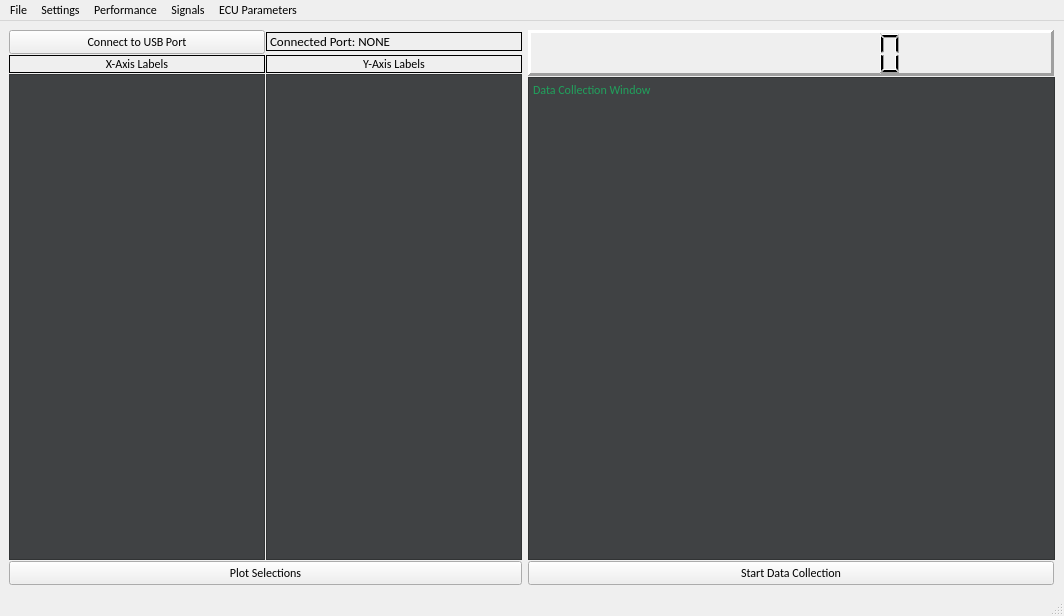
<?xml version="1.0" encoding="UTF-8"?>
<ui version="4.0">
 <class>DAQWindow</class>
 <widget class="QMainWindow" name="DAQWindow">
  <property name="geometry">
   <rect>
    <x>0</x>
    <y>0</y>
    <width>1064</width>
    <height>616</height>
   </rect>
  </property>
  <property name="font">
   <font>
    <family>Calibri</family>
   </font>
  </property>
  <property name="windowTitle">
   <string>MainWindow</string>
  </property>
  <widget class="QWidget" name="centralwidget">
   <layout class="QHBoxLayout" name="horizontalLayout_2">
    <item>
     <layout class="QHBoxLayout" name="horizontalLayout">
      <item>
       <layout class="QVBoxLayout" name="verticalLayout">
        <item>
         <layout class="QGridLayout" name="gridLayout">
          <property name="spacing">
           <number>1</number>
          </property>
          <item row="3" column="0" colspan="2">
           <widget class="QPushButton" name="pushButton_Plot_Selections">
            <property name="sizePolicy">
             <sizepolicy hsizetype="Preferred" vsizetype="Fixed">
              <horstretch>0</horstretch>
              <verstretch>0</verstretch>
             </sizepolicy>
            </property>
            <property name="toolTip">
             <string>Produces a plot window with axis labels matching the current selections.</string>
            </property>
            <property name="text">
             <string>Plot Selections</string>
            </property>
           </widget>
          </item>
          <item row="2" column="0">
           <widget class="QListView" name="listView_x_labels">
            <property name="sizePolicy">
             <sizepolicy hsizetype="Maximum" vsizetype="MinimumExpanding">
              <horstretch>0</horstretch>
              <verstretch>0</verstretch>
             </sizepolicy>
            </property>
            <property name="minimumSize">
             <size>
              <width>0</width>
              <height>0</height>
             </size>
            </property>
            <property name="maximumSize">
             <size>
              <width>256</width>
              <height>16777215</height>
             </size>
            </property>
            <property name="toolTip">
             <string>Displays available x-axis labels.</string>
            </property>
            <property name="styleSheet">
             <string notr="true">background-color: rgb(64, 66, 68);
font: 90 10pt &quot;Courier New&quot;;
color: rgb(0, 255, 115);</string>
            </property>
           </widget>
          </item>
          <item row="0" column="1">
           <widget class="QLabel" name="label_Connected_Port">
            <property name="sizePolicy">
             <sizepolicy hsizetype="Preferred" vsizetype="Fixed">
              <horstretch>0</horstretch>
              <verstretch>0</verstretch>
             </sizepolicy>
            </property>
            <property name="font">
             <font>
              <pointsize>10</pointsize>
             </font>
            </property>
            <property name="frameShape">
             <enum>QFrame::Box</enum>
            </property>
            <property name="text">
             <string>Connected Port: NONE</string>
            </property>
           </widget>
          </item>
          <item row="2" column="1">
           <widget class="QListView" name="listView_y_labels">
            <property name="sizePolicy">
             <sizepolicy hsizetype="Maximum" vsizetype="MinimumExpanding">
              <horstretch>0</horstretch>
              <verstretch>0</verstretch>
             </sizepolicy>
            </property>
            <property name="minimumSize">
             <size>
              <width>0</width>
              <height>0</height>
             </size>
            </property>
            <property name="maximumSize">
             <size>
              <width>256</width>
              <height>16777215</height>
             </size>
            </property>
            <property name="toolTip">
             <string>Displays available y-axis labels.</string>
            </property>
            <property name="styleSheet">
             <string notr="true">background-color: rgb(64, 66, 68);
font: 90 10pt &quot;Courier New&quot;;
color: rgb(0, 255, 115);</string>
            </property>
           </widget>
          </item>
          <item row="0" column="0">
           <widget class="QPushButton" name="pushButton_Connect_To_USB_Port">
            <property name="sizePolicy">
             <sizepolicy hsizetype="Preferred" vsizetype="Fixed">
              <horstretch>0</horstretch>
              <verstretch>0</verstretch>
             </sizepolicy>
            </property>
            <property name="text">
             <string>Connect to USB Port</string>
            </property>
           </widget>
          </item>
          <item row="1" column="0">
           <widget class="QLabel" name="label">
            <property name="sizePolicy">
             <sizepolicy hsizetype="Preferred" vsizetype="Fixed">
              <horstretch>0</horstretch>
              <verstretch>0</verstretch>
             </sizepolicy>
            </property>
            <property name="frameShape">
             <enum>QFrame::Box</enum>
            </property>
            <property name="text">
             <string>X-Axis Labels</string>
            </property>
            <property name="alignment">
             <set>Qt::AlignCenter</set>
            </property>
           </widget>
          </item>
          <item row="1" column="1">
           <widget class="QLabel" name="label_2">
            <property name="sizePolicy">
             <sizepolicy hsizetype="Preferred" vsizetype="Fixed">
              <horstretch>0</horstretch>
              <verstretch>0</verstretch>
             </sizepolicy>
            </property>
            <property name="frameShape">
             <enum>QFrame::Box</enum>
            </property>
            <property name="text">
             <string>Y-Axis Labels</string>
            </property>
            <property name="alignment">
             <set>Qt::AlignCenter</set>
            </property>
           </widget>
          </item>
         </layout>
        </item>
       </layout>
      </item>
      <item>
       <layout class="QVBoxLayout" name="verticalLayout_3">
        <item>
         <layout class="QGridLayout" name="gridLayout_2">
          <property name="spacing">
           <number>1</number>
          </property>
          <item row="2" column="0">
           <widget class="QPushButton" name="pushButton_Toggle_Collection">
            <property name="sizePolicy">
             <sizepolicy hsizetype="MinimumExpanding" vsizetype="Fixed">
              <horstretch>0</horstretch>
              <verstretch>0</verstretch>
             </sizepolicy>
            </property>
            <property name="toolTip">
             <string>Toggles data collection on or off.</string>
            </property>
            <property name="text">
             <string>Start Data Collection</string>
            </property>
           </widget>
          </item>
          <item row="1" column="0" colspan="2">
           <widget class="QTextEdit" name="textEdit_Collection_Window">
            <property name="sizePolicy">
             <sizepolicy hsizetype="MinimumExpanding" vsizetype="MinimumExpanding">
              <horstretch>0</horstretch>
              <verstretch>0</verstretch>
             </sizepolicy>
            </property>
            <property name="minimumSize">
             <size>
              <width>512</width>
              <height>256</height>
             </size>
            </property>
            <property name="toolTip">
             <string>Displays incoming data values.</string>
            </property>
            <property name="styleSheet">
             <string notr="true">background-color: rgb(64, 66, 68);
font: 90 10pt &quot;Courier New&quot;;
color: rgb(0, 255, 115);</string>
            </property>
            <property name="placeholderText">
             <string>Data Collection Window</string>
            </property>
           </widget>
          </item>
          <item row="0" column="0">
           <widget class="QLCDNumber" name="lcdNumber_numDataPoints">
            <property name="sizePolicy">
             <sizepolicy hsizetype="Preferred" vsizetype="Minimum">
              <horstretch>0</horstretch>
              <verstretch>0</verstretch>
             </sizepolicy>
            </property>
            <property name="minimumSize">
             <size>
              <width>0</width>
              <height>46</height>
             </size>
            </property>
            <property name="frameShape">
             <enum>QFrame::Panel</enum>
            </property>
            <property name="lineWidth">
             <number>3</number>
            </property>
            <property name="smallDecimalPoint">
             <bool>false</bool>
            </property>
            <property name="digitCount">
             <number>10</number>
            </property>
            <property name="segmentStyle">
             <enum>QLCDNumber::Filled</enum>
            </property>
           </widget>
          </item>
         </layout>
        </item>
       </layout>
      </item>
     </layout>
    </item>
   </layout>
  </widget>
  <widget class="QMenuBar" name="menubar">
   <property name="geometry">
    <rect>
     <x>0</x>
     <y>0</y>
     <width>1064</width>
     <height>26</height>
    </rect>
   </property>
   <widget class="QMenu" name="menuFile">
    <property name="title">
     <string>File</string>
    </property>
    <addaction name="actionSave_As"/>
    <addaction name="actionClear"/>
   </widget>
   <widget class="QMenu" name="menuPerformance">
    <property name="title">
     <string>Performance</string>
    </property>
    <widget class="QMenu" name="menuCollection_Window">
     <property name="title">
      <string>Collection Window</string>
     </property>
     <addaction name="actionCollection_Window_Autoscroll"/>
     <addaction name="actionCollection_Window_Display_Values"/>
     <addaction name="actionCollection_Window_Frame_Rate"/>
     <addaction name="actionCollection_Window_Syntax_Highlighting"/>
    </widget>
    <widget class="QMenu" name="menuPlotting">
     <property name="title">
      <string>Plotting </string>
     </property>
     <addaction name="actionPlotting_Anti_aliasing"/>
     <addaction name="actionPlotting_Frame_Rate"/>
    </widget>
    <addaction name="menuCollection_Window"/>
    <addaction name="separator"/>
    <addaction name="menuPlotting"/>
   </widget>
   <widget class="QMenu" name="menuSignals">
    <property name="title">
     <string>Signals</string>
    </property>
    <widget class="QMenu" name="menuPredefined_Commands">
     <property name="title">
      <string>Predefined Commands</string>
     </property>
     <addaction name="actionPredefined_Commands_Reset"/>
     <addaction name="actionStart_Data_Transmission"/>
     <addaction name="actionEnd_Data_Transmission"/>
    </widget>
    <addaction name="actionCommand_Window"/>
    <addaction name="menuPredefined_Commands"/>
   </widget>
   <widget class="QMenu" name="menuSettings">
    <property name="title">
     <string>Settings</string>
    </property>
    <addaction name="actionPlotting_Defaults"/>
    <addaction name="separator"/>
    <addaction name="actionCollection_Defaults"/>
    <addaction name="actionRefresh_Rate"/>
   </widget>
   <widget class="QMenu" name="menuParameters">
    <property name="title">
     <string>ECU Parameters</string>
    </property>
    <widget class="QMenu" name="menuAFR_Feedback">
     <property name="title">
      <string>AFR Feedback</string>
     </property>
     <addaction name="actionAFR_Feedback_K_p"/>
     <addaction name="actionAFR_Feedback_K_d"/>
    </widget>
    <widget class="QMenu" name="menuRPM_Feedback">
     <property name="title">
      <string>RPM Feedback</string>
     </property>
     <addaction name="actionRPM_Feedback_K_p"/>
     <addaction name="actionRPM_Feedback_K_d"/>
    </widget>
    <addaction name="menuAFR_Feedback"/>
    <addaction name="menuRPM_Feedback"/>
    <addaction name="actionAFR_Table"/>
    <addaction name="actionCold_Start_Adjustment"/>
   </widget>
   <addaction name="menuFile"/>
   <addaction name="menuSettings"/>
   <addaction name="menuPerformance"/>
   <addaction name="menuSignals"/>
   <addaction name="menuParameters"/>
  </widget>
  <widget class="QStatusBar" name="statusbar"/>
  <action name="actionSave_As">
   <property name="text">
    <string>Save As</string>
   </property>
   <property name="toolTip">
    <string>Save all collected data in a file of your choosing.</string>
   </property>
  </action>
  <action name="actionAutoscroll">
   <property name="checkable">
    <bool>true</bool>
   </property>
   <property name="text">
    <string>Autoscroll</string>
   </property>
  </action>
  <action name="actionDisplay_Values">
   <property name="checkable">
    <bool>true</bool>
   </property>
   <property name="text">
    <string>Display Values</string>
   </property>
  </action>
  <action name="actionCommand_Window">
   <property name="text">
    <string>Command Window</string>
   </property>
   <property name="toolTip">
    <string>Open a command window from which the user can send command codes to the controller.</string>
   </property>
  </action>
  <action name="actionPlotting_Defaults">
   <property name="text">
    <string>Plotting Defaults</string>
   </property>
   <property name="toolTip">
    <string>Specify default plotting parameters used when a new plot window is created.</string>
   </property>
  </action>
  <action name="actionCollection_Defaults">
   <property name="text">
    <string>Collection Defaults</string>
   </property>
   <property name="toolTip">
    <string>Specify default collection parameters used when opening the DAQ window.</string>
   </property>
  </action>
  <action name="actionRefresh_Rate">
   <property name="text">
    <string>Refresh Rate</string>
   </property>
   <property name="toolTip">
    <string>Specify the refresh rate for the data collection system. This controls how often the system checks to see if new data has arrived.</string>
   </property>
  </action>
  <action name="actionPlot_Anti_aliasing">
   <property name="checkable">
    <bool>true</bool>
   </property>
   <property name="text">
    <string>Plot Anti-aliasing</string>
   </property>
  </action>
  <action name="actionAFR_Feedback_K_d">
   <property name="text">
    <string>K_d</string>
   </property>
   <property name="toolTip">
    <string>Specify the K_d value for O2 sensor feedback control</string>
   </property>
  </action>
  <action name="actionAFR_Feedback_K_p">
   <property name="text">
    <string>K_p</string>
   </property>
   <property name="toolTip">
    <string>Specify the K_p value for O2 sensor feedback control.</string>
   </property>
  </action>
  <action name="actionRPM_Feedback_K_p">
   <property name="text">
    <string>K_p</string>
   </property>
   <property name="toolTip">
    <string>Specify the K_p value for RPM feedback control.</string>
   </property>
  </action>
  <action name="actionRPM_Feedback_K_d">
   <property name="text">
    <string>K_d</string>
   </property>
   <property name="toolTip">
    <string>Specify the K_p value for RPM feedback control.</string>
   </property>
  </action>
  <action name="actionAFR_Table">
   <property name="text">
    <string>AFR Table</string>
   </property>
   <property name="toolTip">
    <string>Open the AFR Table currently stored on the controller for viewing or editting.</string>
   </property>
  </action>
  <action name="actionCold_Start_Adjustment">
   <property name="text">
    <string>Cold Start Adjustment</string>
   </property>
   <property name="toolTip">
    <string>Open a window for specifying cold star adjustment.</string>
   </property>
  </action>
  <action name="actionCollection_Window_Autoscroll">
   <property name="checkable">
    <bool>true</bool>
   </property>
   <property name="text">
    <string>Autoscroll</string>
   </property>
   <property name="toolTip">
    <string>Toggle autoscrolling on or off for the data collection window. Checked means autoscrolling is on.</string>
   </property>
  </action>
  <action name="actionCollection_Window_Display_Values">
   <property name="checkable">
    <bool>true</bool>
   </property>
   <property name="text">
    <string>Display Values</string>
   </property>
   <property name="toolTip">
    <string>Toggle the collection window display on or off. When not checked, data values will not be displaed in the window.</string>
   </property>
  </action>
  <action name="actionPlotting_Anti_aliasing">
   <property name="checkable">
    <bool>true</bool>
   </property>
   <property name="text">
    <string>Anti-aliasing</string>
   </property>
   <property name="toolTip">
    <string>Toggle anti-aliasing on or off for all of the plot windows. Checked means on.</string>
   </property>
  </action>
  <action name="actionPlotting_Frame_Rate">
   <property name="text">
    <string>Frame Rate</string>
   </property>
   <property name="toolTip">
    <string>Specify the frame rate for all the plot windows simultaneously.</string>
   </property>
  </action>
  <action name="actionCollection_Window_Frame_Rate">
   <property name="text">
    <string>Frame Rate</string>
   </property>
   <property name="toolTip">
    <string>Specify the rate at which the display window refreshes itself to display new values.</string>
   </property>
  </action>
  <action name="actionPredefined_Commands_Reset">
   <property name="text">
    <string>Reset</string>
   </property>
   <property name="toolTip">
    <string>Send a signal to the controller telling it to perform a hardware reset.</string>
   </property>
  </action>
  <action name="actionStart_Data_Transmission">
   <property name="text">
    <string>Start Data Transmission</string>
   </property>
   <property name="toolTip">
    <string>Tell the controller to start transmitting data.</string>
   </property>
  </action>
  <action name="actionEnd_Data_Transmission">
   <property name="text">
    <string>End Data Transmission</string>
   </property>
   <property name="toolTip">
    <string>Tell the controller to stop transmitting data.</string>
   </property>
  </action>
  <action name="actionCollection_Window_Syntax_Highlighting">
   <property name="checkable">
    <bool>true</bool>
   </property>
   <property name="text">
    <string>Syntax Highlighting</string>
   </property>
  </action>
  <action name="actionClear">
   <property name="text">
    <string>Clear</string>
   </property>
  </action>
 </widget>
 <resources/>
 <connections/>
</ui>
